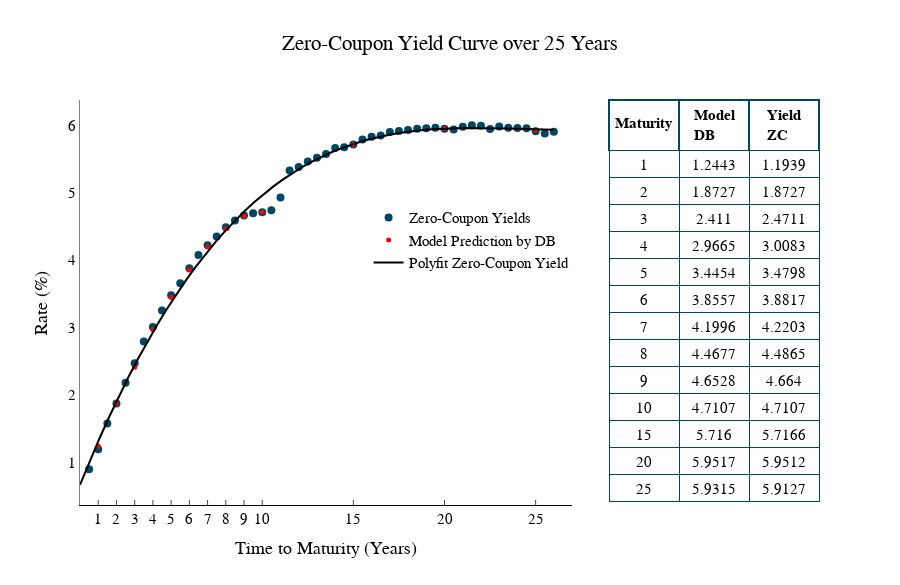

The notebook cell this image was saved under:
### Code cell
Yield = df[['Zero-Coupon Yield','Time to Maturity']]
DBvsYield = pd.merge(df_db, Yield, on='Time to Maturity', how='inner').round(4)

gr.Graph_Curve(Yield,DBvsYield.round(4))

### Figure 1 — Plotly figure (JSON) as saved in the notebook; plotly's stock layout.template omitted (floating-point values rounded to 4 significant figures)
{"data": [{"marker": {"color": "rgb(0, 71, 102)", "size": 8}, "mode": "markers", "name": "Zero-Coupon Yields", "type": "scatter", "x": [0.5, 1, 1.5, 2, 2.5, 3, 3.5, 4, 4.5, 5, 5.5, 6, 6.5, 7, 7.5, 8, 8.5, 9, 9.5, 10, 10.5, 11, 11.5, 12, 12.5, 13, 13.5, 14, 14.5, 15, 15.5, 16, 16.5, 17, 17.5, 18, 18.5, 19, 19.5, 20, 20.5, 21, 21.5, 22, 22.5, 23, 23.5, 24, 24.5, 25, 25.5, 26], "xaxis": "x", "y": [0.8975, 1.194, 1.575, 1.873, 2.18, 2.471, 2.794, 3.008, 3.254, 3.48, 3.656, 3.882, 4.077, 4.22, 4.352, 4.487, 4.588, 4.664, 4.696, 4.711, 4.739, 4.928, 5.331, 5.383, 5.463, 5.52, 5.575, 5.663, 5.674, 5.717, 5.79, 5.83, 5.851, 5.902, 5.917, 5.93, 5.95, 5.956, 5.966, 5.951, 5.94, 5.979, 6.002, 5.996, 5.946, 5.982, 5.965, 5.96, 5.956, 5.913, 5.878, 5.905], "yaxis": "y"}, {"marker": {"color": "red", "size": 5}, "mode": "markers", "name": "Model Prediction by DB", "type": "scatter", "x": [1, 2, 3, 4, 5, 6, 7, 8, 9, 10, 15, 20, 25], "xaxis": "x", "y": [1.244, 1.873, 2.411, 2.966, 3.445, 3.856, 4.2, 4.468, 4.653, 4.711, 5.716, 5.952, 5.931], "yaxis": "y"}, {"line": {"color": "rgb(0, 0, 0)", "width": 2}, "mode": "lines", "name": "Polyfit Zero-Coupon Yield", "type": "scatter", "x": [0, 0.5306, 1.061, 1.592, 2.122, 2.653, 3.184, 3.714, 4.245, 4.776, 5.306, 5.837, 6.367, 6.898, 7.429, 7.959, 8.49, 9.02, 9.551, 10.08, 10.61, 11.14, 11.67, 12.2, 12.73, 13.27, 13.8, 14.33, 14.86, 15.39, 15.92, 16.45, 16.98, 17.51, 18.04, 18.57, 19.1, 19.63, 20.16, 20.69, 21.22, 21.76, 22.29, 22.82, 23.35, 23.88, 24.41, 24.94, 25.47, 26], "xaxis": "x", "y": [0.6676, 1.017, 1.35, 1.669, 1.972, 2.262, 2.536, 2.798, 3.045, 3.28, 3.501, 3.711, 3.908, 4.094, 4.268, 4.431, 4.584, 4.726, 4.858, 4.981, 5.095, 5.199, 5.295, 5.383, 5.463, 5.535, 5.601, 5.659, 5.711, 5.757, 5.798, 5.832, 5.862, 5.887, 5.908, 5.925, 5.938, 5.948, 5.955, 5.959, 5.961, 5.961, 5.96, 5.957, 5.954, 5.95, 5.946, 5.942, 5.939, 5.937], "yaxis": "y"}, {"cells": {"align": "center", "fill": {"color": "white"}, "height": 27, "line": {"color": "rgb(0, 71, 102)"}, "values": [[1, 2, 3, 4, 5, 6, 7, 8, 9, 10, 15, 20, 25], [1.244, 1.873, 2.411, 2.966, 3.445, 3.856, 4.2, 4.468, 4.653, 4.711, 5.716, 5.952, 5.931], [1.194, 1.873, 2.471, 3.008, 3.48, 3.882, 4.22, 4.487, 4.664, 4.711, 5.717, 5.951, 5.913]]}, "domain": {"x": [0.715, 1], "y": [0, 1]}, "header": {"align": "center", "fill": {"color": "white"}, "line": {"color": "rgb(0, 71, 102)", "width": 1.5}, "values": [" <b>Maturity ", "<b>Model DB", "<b>Yield ZC"]}, "type": "table"}], "layout": {"font": {"color": "Black", "family": "Time New Roman", "size": 15}, "height": 585, "legend": {"bgcolor": "rgba(255,255,255,0)", "x": 0.39, "xanchor": "left", "y": 0.75, "yanchor": "top"}, "plot_bgcolor": "rgba(255,255,255,1)", "title": {"text": "Zero-Coupon Yield Curve over 25 Years", "x": 0.5}, "width": 900, "xaxis": {"anchor": "y", "domain": [0, 0.665], "linecolor": "black", "linewidth": 1, "range": [0, 27], "showline": true, "ticklen": 5, "ticks": "inside", "tickson": "boundaries", "tickvals": [1, 2, 3, 4, 5, 6, 7, 8, 9, 10, 15, 20, 25], "title": {"text": "Time to Maturity (Years)"}}, "yaxis": {"anchor": "x", "domain": [0, 1], "gridcolor": "rgba(255,255,255,1)", "linecolor": "Grey", "linewidth": 1, "showline": true, "title": {"text": "Rate (%)"}}}}
